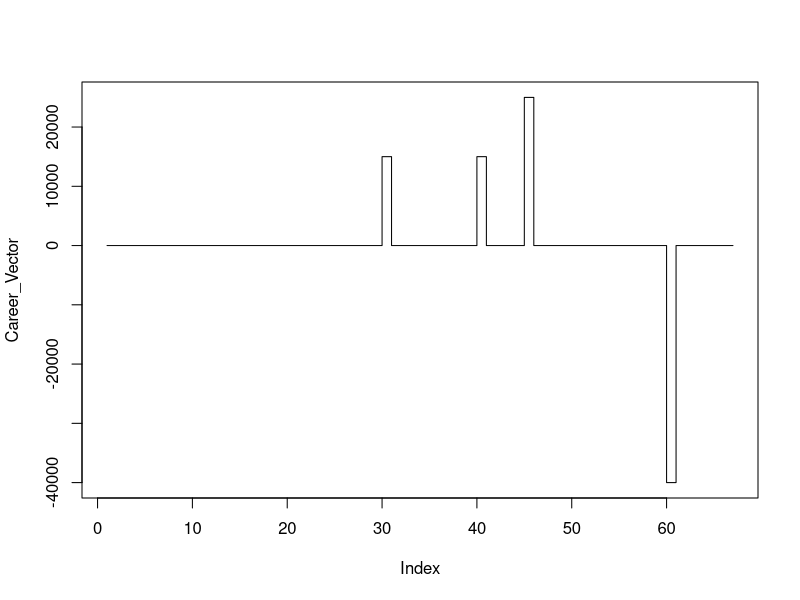
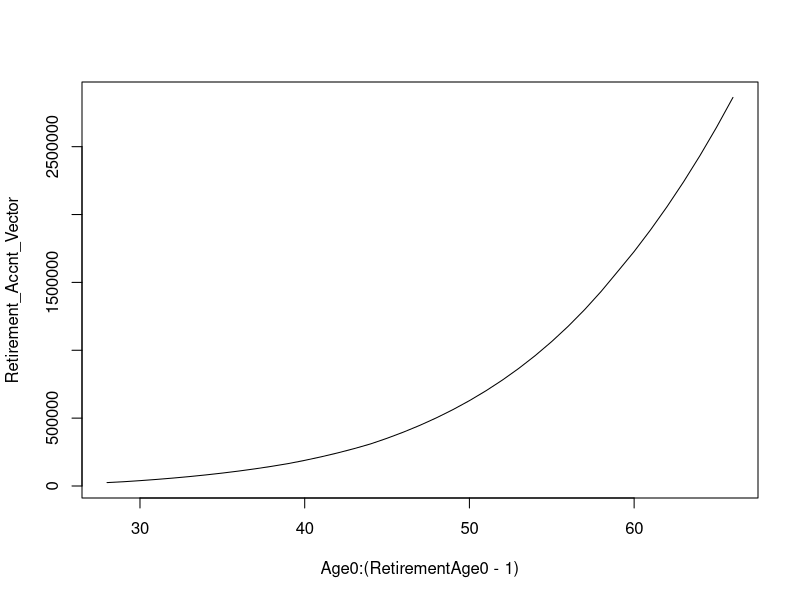
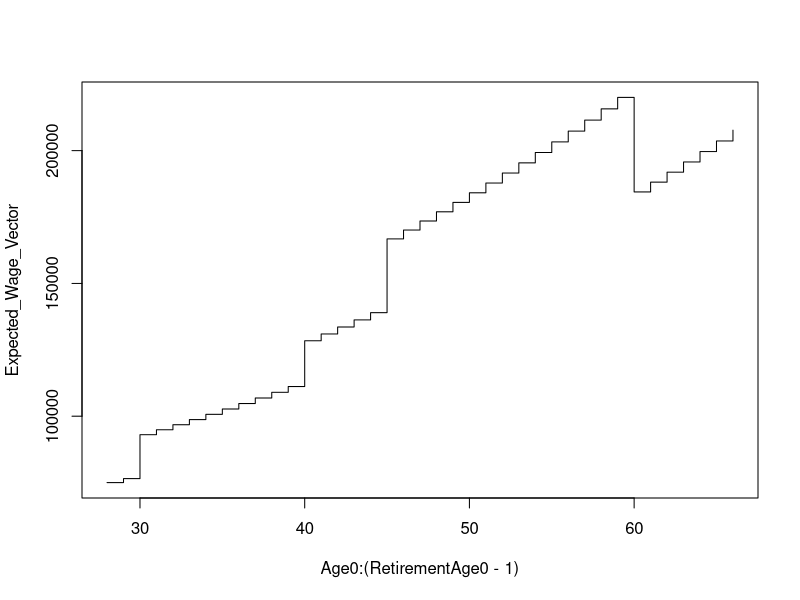
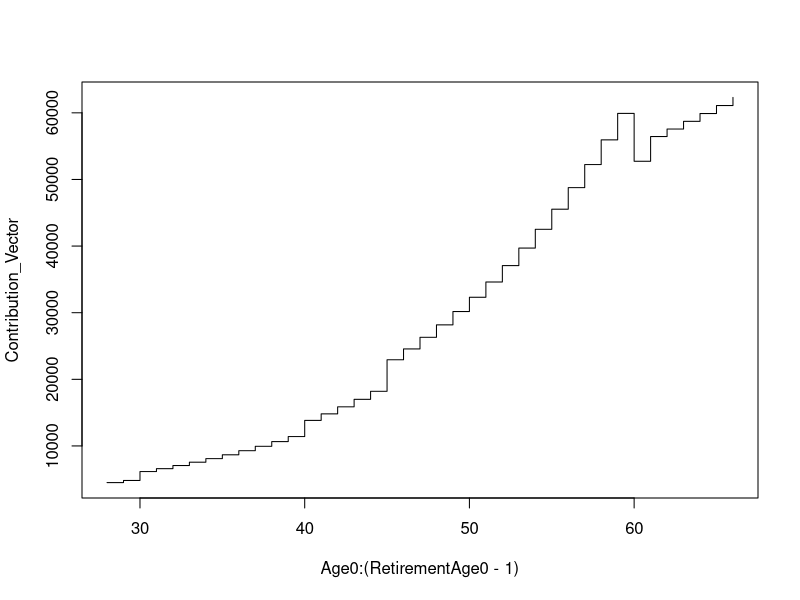
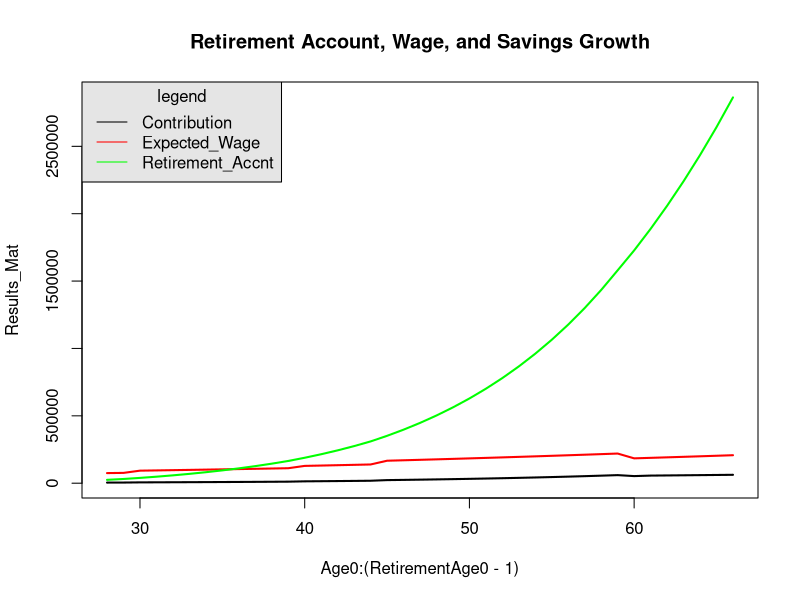
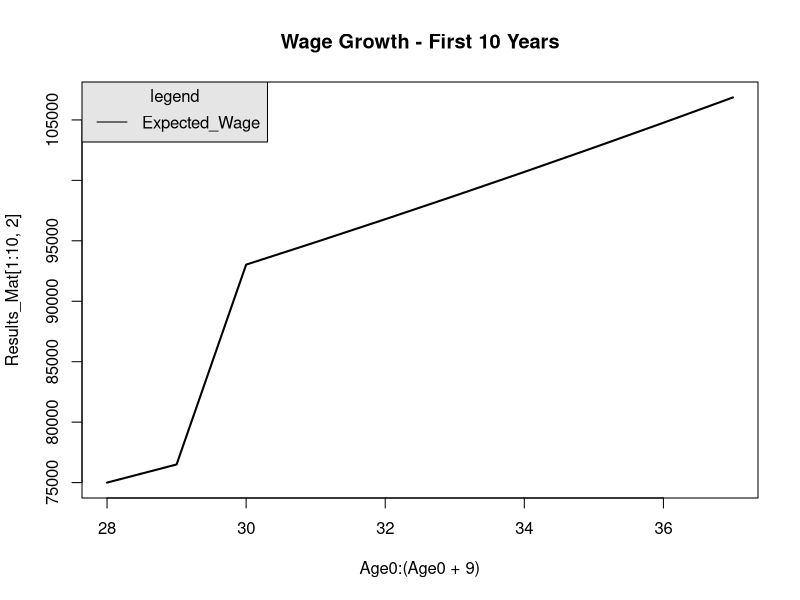
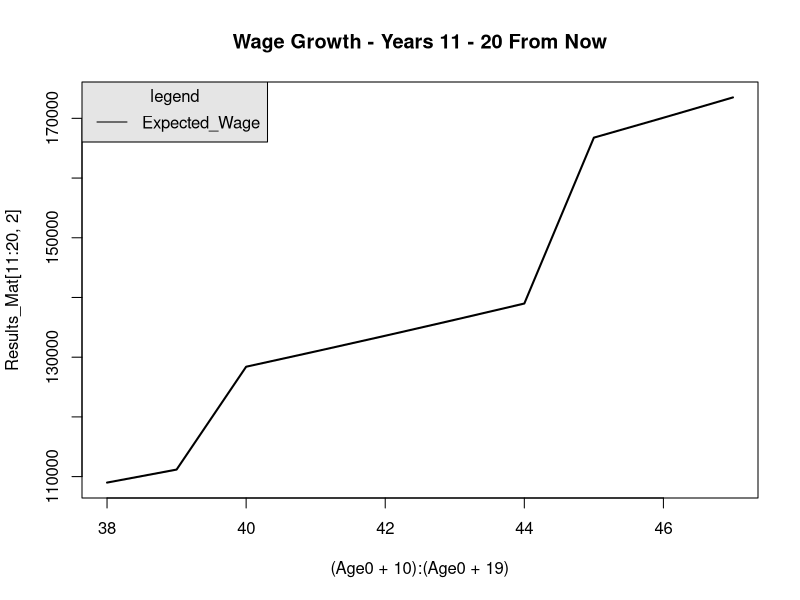

Write R code to recreate these figures, in order.
#$$$# Financial Planning Tool#$$$#
###################################

## Planning Starts As Of Today ##
## Prior wealth growth and wage growth is not considered
## Prior accomplishments are only expressed in the model in the form of starting capital

#Infraltion Rate
## not yet used

#Starting Wage
Wage0 = 75000
#Starting retirement savings
Retirement_Accnt0 = 25000

#Wage Growth Rate - annual
#Wage growth due to simple increases dictated by HR, counteract inflation
Wage_GrowthRate = .02

#Starting age
Age0 = 28

# When are you planning to Retire? 
# Could be the legal retirement age, could be earlier or later
# Retirement Age
RetirementAge0 = 67

#Career Growth - perturbations applied to wage vector based on expectation of promotions due
#to increase in responsibilities, changes in career, and then eventual decline in pre-retirement years
Career_Vector=c(1:RetirementAge0)
Career_Vector=Career_Vector*0
Career_Vector[30] = 15000 ## Promotion to managerial level at 30 (VP or DIR)
##Career_Vector[35] = 25000 ## Change of Functional Role or Industry to be aligned with business/sales/marketing
Career_Vector[40] = 15000 ## Promottion to executive level within organization (DIR or VP)
Career_Vector[45] = 25000 ## Promottion to executive level within organization (MD or SVP)
##Career_Vector[50] = 150000 ## Promottion to C-level within organization
##Career_Vector[55] = -150000 ## Change of career to advisory/consultant role
Career_Vector[60] = -40000 ## decrease participation in business, possible shift to education/non-profit, etc
plot(Career_Vector,type="s")

# Savings Rate 
# This is how much you are saving each year, as % of base salary (wage)
# Model will max pre-tax savings 
# So if savings < max pre-tax allowance then all savings will be directed to pre-tax accnt
# The rest will be directed to taxable accnt

SavingsRate0 = 0.06

# Savings growth rate - as you get older you save more
SavingsGrowthRate = 0.05

# You can only save so much, even when you are older...
# At most you'll afford to save
SavingsMaxRate = 0.3


#This is how many years left to save
SavingYears=RetirementAge0-Age0

Pre_Retirement_Age_Vector = c(1:SavingYears)
Pre_Retirement_Age_Vector
Pre_Retirement_Age_Vector[1]

## Start off with initial Savings Rate
## then growth the savings rate up to SavingsMaxRate
## increasing the SavingsRate by SavingsGrowthRate each year
SavingsRate_Vector = c(1:SavingYears)
SavingsRate_Vector[1] = SavingsRate0
for (i in 2:SavingYears){
  SavingsRate_Vector[i] = min(SavingsRate_Vector[i-1]*(1 + SavingsGrowthRate),SavingsMaxRate)
}
SavingsRate_Vector

## Start off with fixed growth expectation
Pre_Retirement_Growth_Vector = c(1:SavingYears)
for (i in 1:SavingYears){
Pre_Retirement_Growth_Vector[i] = .06
}
Pre_Retirement_Growth_Vector

##Start Off With Simple expected wage
## then add career growth into the equation
Expected_Wage_Vector = c(1:SavingYears)
Expected_Wage_Vector[1] = Wage0+Career_Vector[Age0]

for (i in 2:SavingYears){
  Expected_Wage_Vector[i] = Expected_Wage_Vector[i-1]*(1+Wage_GrowthRate)+Career_Vector[Age0+i-1]
}
Expected_Wage_Vector

# Initialize Retirement account
Retirement_Accnt_Vector = c(1:SavingYears)
## SaveContribution for debugging and analysis
Contribution_Vector = c(1:SavingYears)
Contribution_Vector[1] = Wage0*SavingsRate_Vector[1]

Retirement_Accnt_Vector = c(1:SavingYears)
Retirement_Accnt_Vector[1] = Retirement_Accnt0
for (i in 2:SavingYears){
  ## Growth Component = previous account value times the growthrate
  Retirement_Accnt_Vector[i] = Retirement_Accnt_Vector[i-1]*(1+Pre_Retirement_Growth_Vector[i])
  ## Additional Contribution Component = Future Wage Expectation time the savings rate
  Retirement_Accnt_Vector[i] = Retirement_Accnt_Vector[i] + Expected_Wage_Vector[i]*SavingsRate_Vector[i]
  Contribution_Vector[i] = Expected_Wage_Vector[i]*SavingsRate_Vector[i]
}

Contribution_Vector
Retirement_Accnt_Vector


plot(Age0:(RetirementAge0-1),Retirement_Accnt_Vector,type="l")
plot(Age0:(RetirementAge0-1),Expected_Wage_Vector,type="s")
plot(Age0:(RetirementAge0-1),Contribution_Vector,type="s")

Results_Mat = cbind(Contribution_Vector,Expected_Wage_Vector,Retirement_Accnt_Vector)
Line_Names_Vector=c("Contribution","Expected_Wage","Retirement_Accnt")
colnames(Results_Mat) <- Line_Names_Vector
matplot(Age0:(RetirementAge0-1),Results_Mat, type="l", lty=1, lwd=2,col = c("black", "red","green"), main = "Retirement Account, Wage, and Savings Growth" )
legend("topleft",Line_Names_Vector, col = c("black", "red", "green"), lwd = 1,title="legend", bg = "gray90")


matplot(Age0:(Age0+9),Results_Mat[1:10,2], type="l", lty=1, lwd=2,col = c("black", "red","green"), main = "Wage Growth - First 10 Years" )
legend("topleft",Line_Names_Vector[2], col = c("black", "red", "green"), lwd = 1,title="legend", bg = "gray90")

matplot((Age0+10):(Age0+19),Results_Mat[11:20,2], type="l", lty=1, lwd=2,col = c("black", "red","green"), main = "Wage Growth - Years 11 - 20 From Now" )
legend("topleft",Line_Names_Vector[2], col = c("black", "red", "green"), lwd = 1,title="legend", bg = "gray90")



########
#### To Do:
####
#### 1. Convert fixed rate to a portfolio and simulate expected return
#### 1.1 model rebalancing of portfolio from mostly equities in earlier years to mostly bonds in latter pre-retirement years
#### 2. Add tax rate consideration and split savings into pre-tax and post-tax components
#### 2.1 Add an easy option to force maxing out of pre-tax savings
#### 2.2 Add an option for business owners: individual 401K has higher pre-tax allowance than 401K
#### 3. Add  retirement component that illustrates withdrawal from retirement age until age 100
#### 3.1 Improve charts and presentation of out put, calibrate for export to PDF
#### 4. Convert portfolio from risky to mostly risk free during retirment then to perpetuity after age 90
#### 5. Add social security component and instructions on how to retrieve
#### 6. Add real estate considerations 
#### 7. Add budget component that will help direct funds to retirement and real estate components
#### 
########
